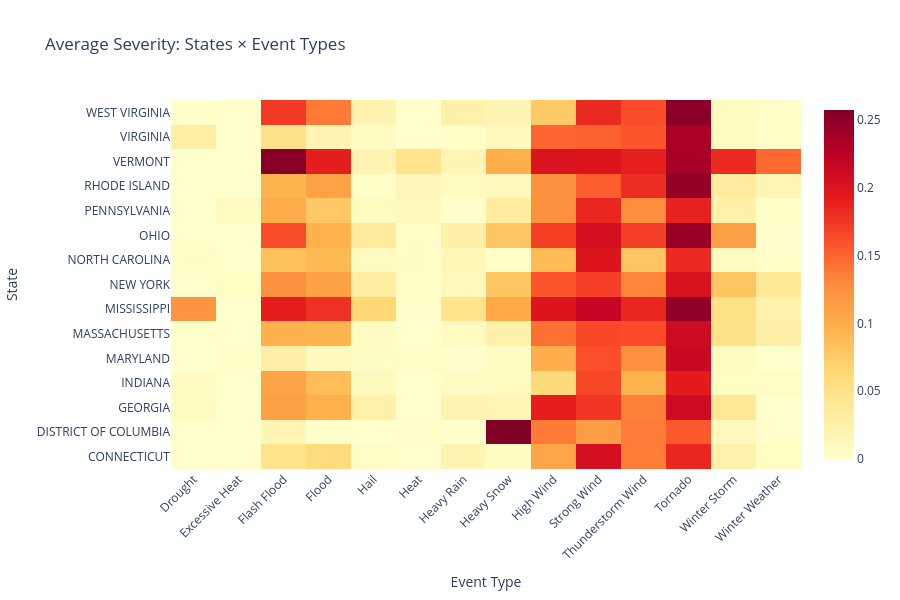

Notebook code for this chart:
### Code cell
## 6. Chart 4: Heatmap - States vs Event Types

# Create severity matrix: state x event type
# Use only top 15 states for readability
top_15_states = df_recent.groupby('STATE')['SEVERITY_INDEX'].mean().nlargest(15).index

df_heatmap = df[df['STATE'].isin(top_15_states)]
heatmap_data = df_heatmap.groupby(['STATE', 'EVENT_TYPE'])['SEVERITY_INDEX'].mean().reset_index()

# Filter to top 15 event types as well
top_15_events = df['EVENT_TYPE'].value_counts().head(15).index
heatmap_data = heatmap_data[heatmap_data['EVENT_TYPE'].isin(top_15_events)]

# Create pivot table
pivot_data = heatmap_data.pivot(index='STATE', columns='EVENT_TYPE', values='SEVERITY_INDEX')

fig4 = go.Figure(data=go.Heatmap(
    z=pivot_data.values,
    x=pivot_data.columns,
    y=pivot_data.index,
    colorscale='YlOrRd'
))

fig4.update_layout(
    title='Average Severity: States × Event Types',
    xaxis_title='Event Type',
    yaxis_title='State',
    height=600,
    xaxis_tickangle=-45
)

fig4.show()

### Figure 1 — Plotly figure (JSON) as saved in the notebook; plotly's stock layout.template omitted (floating-point values rounded to 4 significant figures; data arrays with more than 128 entries replaced by an {"elided": "..."} marker saying what was removed)
{"data": [{"colorscale": [[0, "rgb(255,255,204)"], [0.125, "rgb(255,237,160)"], [0.25, "rgb(254,217,118)"], [0.375, "rgb(254,178,76)"], [0.5, "rgb(253,141,60)"], [0.625, "rgb(252,78,42)"], [0.75, "rgb(227,26,28)"], [0.875, "rgb(189,0,38)"], [1, "rgb(128,0,38)"]], "type": "heatmap", "x": ["Drought", "Excessive Heat", "Flash Flood", "Flood", "Hail", "Heat", "Heavy Rain", "Heavy Snow", "High Wind", "Strong Wind", "Thunderstorm Wind", "Tornado", "Winter Storm", "Winter Weather"], "y": ["CONNECTICUT", "DISTRICT OF COLUMBIA", "GEORGIA", "INDIANA", "MARYLAND", "MASSACHUSETTS", "MISSISSIPPI", "NEW YORK", "NORTH CAROLINA", "OHIO", "PENNSYLVANIA", "RHODE ISLAND", "VERMONT", "VIRGINIA", "WEST VIRGINIA"], "z": {"elided": "15x14 float values"}}], "layout": {"height": 600, "title": {"text": "Average Severity: States × Event Types"}, "xaxis": {"tickangle": -45, "title": {"text": "Event Type"}}, "yaxis": {"title": {"text": "State"}}}}
